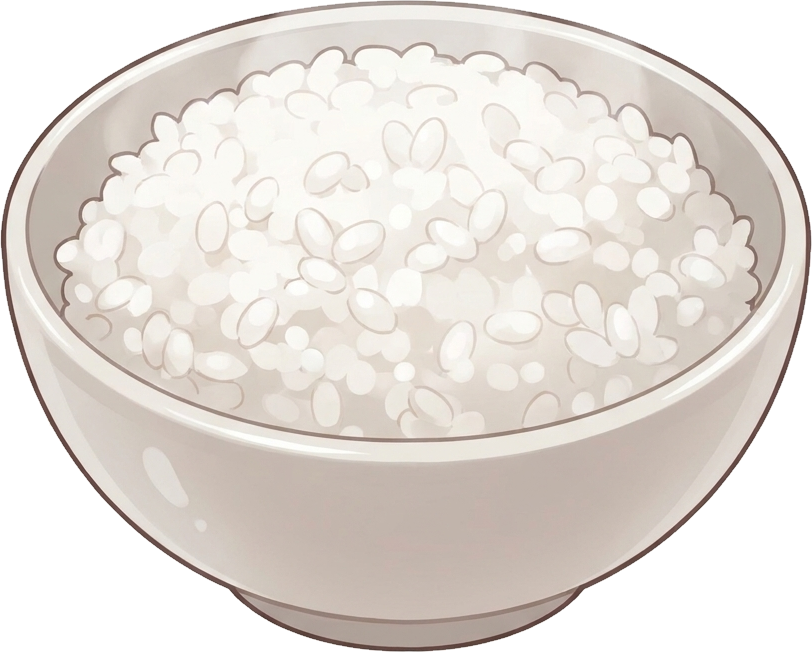
#> input picture app/src/main/assets/foods/大白饭.png, 812 x 652 px
$ python make_food_transparent.py
#> lines starting #> are read from the running program, lines starting #| are printed output that depends on the picture
#> in main, src is the input picture: PIL image 812x652 RGBA; mean R, G, B, A 228.2, 221.9, 216.1, 196.3
#| 原图: (812, 652) RGBA
# -*- coding: utf-8 -*-
"""把大白饭 PNG 的白底抠掉，产出透明背景的素材。

用户要求：「大白饭的图标可以去掉白色背景吗？」

难点
----
这碗饭本身是**米白色的**，跟白底几乎同色 —— 按阈值抠会把饭也抠掉。
但碗有一圈**棕色描边**，把碗和背景隔开了。

所以做法是**从画面四角往里漫水填充**（flood fill）：
碰到「够白」就继续往里走，碰到描边就停。
这样只有真正连着画布边缘的白底会被抠掉，碗里的饭被描边保护住。

边缘做 1px 羽化，避免锯齿白边。
"""
from collections import deque
from pathlib import Path

from PIL import Image

ROOT = Path(__file__).resolve().parents[2]
SRC = ROOT / "app" / "src" / "main" / "assets" / "foods" / "大白饭.png"
BACKUP = ROOT / "artwork" / "foods_backup" / "大白饭_白底.png"

# 漫水填充的「够白」判定：min 通道 > 242 且通道差 < 14
WHITE_MIN = 242
WHITE_SPREAD = 14


def is_background_ish(rgb):
    r, g, b = rgb
    return min(r, g, b) >= WHITE_MIN and (max(r, g, b) - min(r, g, b)) <= WHITE_SPREAD


def cut_white(img: Image.Image):
    """返回 (RGB 图, alpha 遮罩)"""
    rgb = img.convert("RGB")
    w, h = rgb.size
#> w = 812; h = 652
    px = rgb.load()

    visited = [[False] * w for _ in range(h)]
    q = deque()

    # 从四条边所有「够白」的像素出发
    for x in range(w):
        for y in (0, h - 1):
            if not visited[y][x] and is_background_ish(px[x, y]):
                visited[y][x] = True
                q.append((x, y))
    for y in range(h):
        for x in (0, w - 1):
            if not visited[y][x] and is_background_ish(px[x, y]):
                visited[y][x] = True
                q.append((x, y))

    while q:
        x, y = q.popleft()
        for dx, dy in ((1, 0), (-1, 0), (0, 1), (0, -1)):
            nx, ny = x + dx, y + dy
            if 0 <= nx < w and 0 <= ny < h and not visited[ny][nx]:
                if is_background_ish(px[nx, ny]):
                    visited[ny][nx] = True
                    q.append((nx, ny))

    alpha = Image.new("L", (w, h), 255)
#> alpha: PIL image 812x652 L; every value is 255
    ap = alpha.load()
    for y in range(h):
        row = visited[y]
        for x in range(w):
            if row[x]:
                ap[x, y] = 0

    # 羽化：与不透明区相邻的背景像素留 1/3 不透明度，压掉锯齿白边
    opaque = alpha.load()
    for y in range(1, h - 1):
        for x in range(1, w - 1):
            if opaque[x, y] == 0:
                continue
            # 已经是半透明区就不动
            if opaque[x, y] != 255:
                continue
            if any(opaque[nx, ny] == 0
                   for nx, ny in ((x - 1, y), (x + 1, y), (x, y - 1), (x, y + 1))):
                opaque[x, y] = 170

    return rgb, alpha


def main():
    src = Image.open(SRC)
    print("原图:", src.size, src.mode)

    rgb, alpha = cut_white(src)
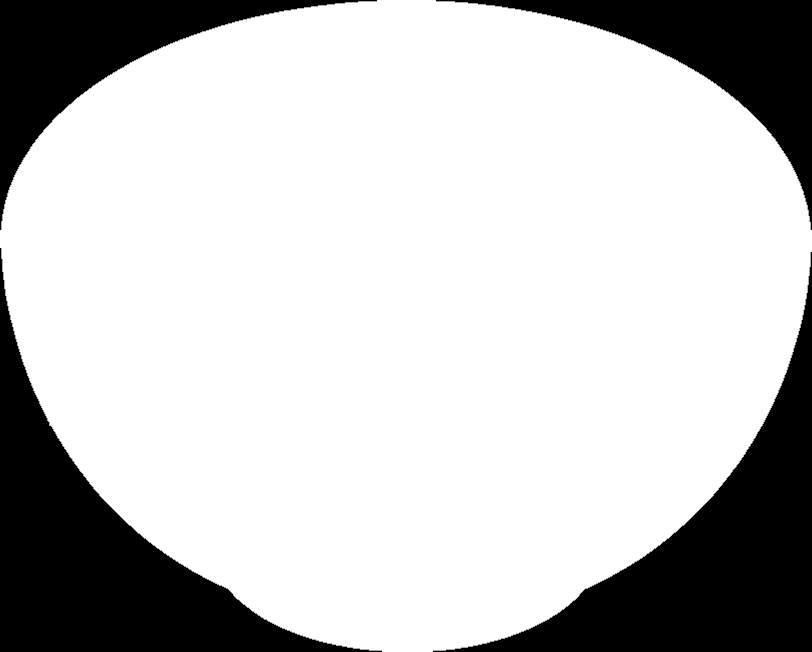
#> alpha: PIL image 812x652 L; min 0, max 255, mean 196.3
    out = rgb.convert("RGBA")
    out.putalpha(alpha)

    # 裁掉四周全透明的部分，让碗占满画布
    bbox = alpha.getbbox()
    if bbox:
        out = out.crop(bbox)
    print("抠白后:", out.size)
#| 抠白后: (812, 652)

    BACKUP.parent.mkdir(parents=True, exist_ok=True)
    if not BACKUP.exists():
        BACKUP.write_bytes(SRC.read_bytes())
        print("备份原图:", BACKUP)

    out.save(SRC, optimize=True)
    print("写入:", SRC, f"{SRC.stat().st_size // 1024} KB")

    hist = out.getchannel("A").histogram()
    total = out.size[0] * out.size[1]
    print(f"全透明 {hist[0] / total:.1%}，半透明 {sum(hist[1:255]) / total:.1%}，全不透明 {hist[255] / total:.1%}")
#| 全透明 22.9%，半透明 0.4%，全不透明 76.7%


if __name__ == "__main__":
    main()
